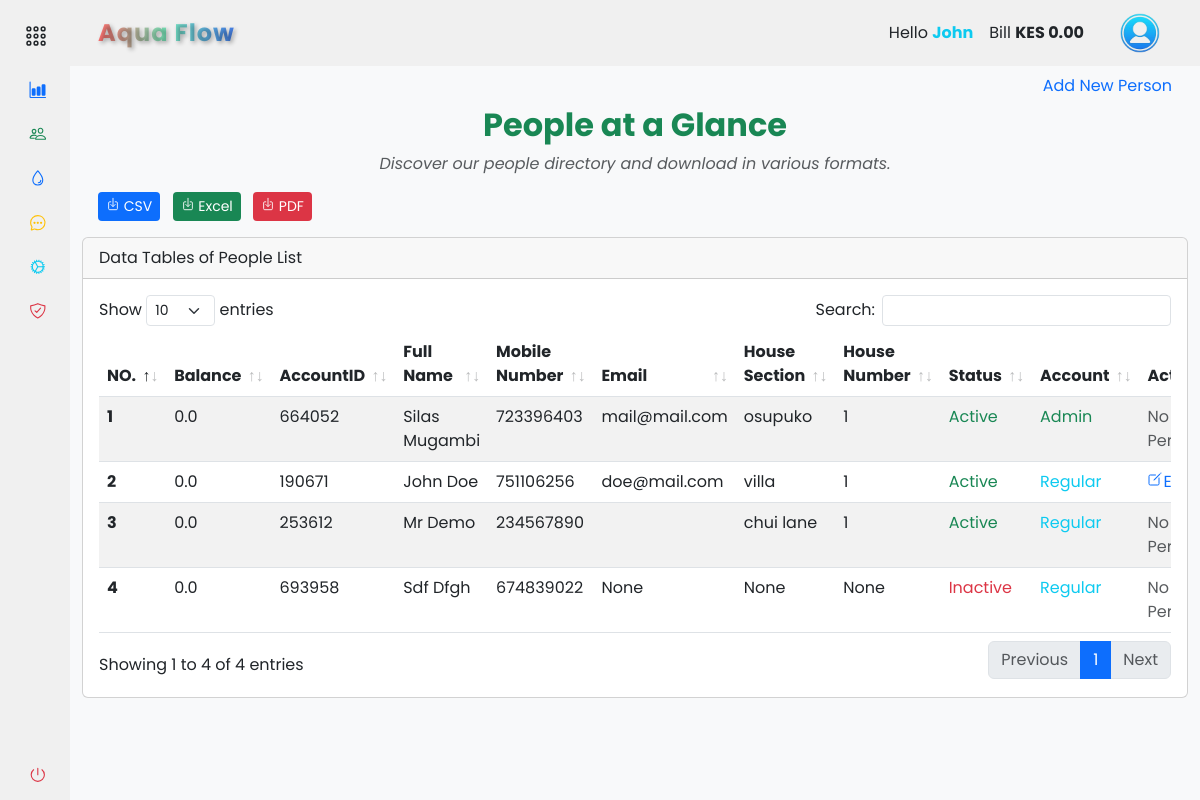
Page /accounts/people/people_list (signed in) on the earlier database version.
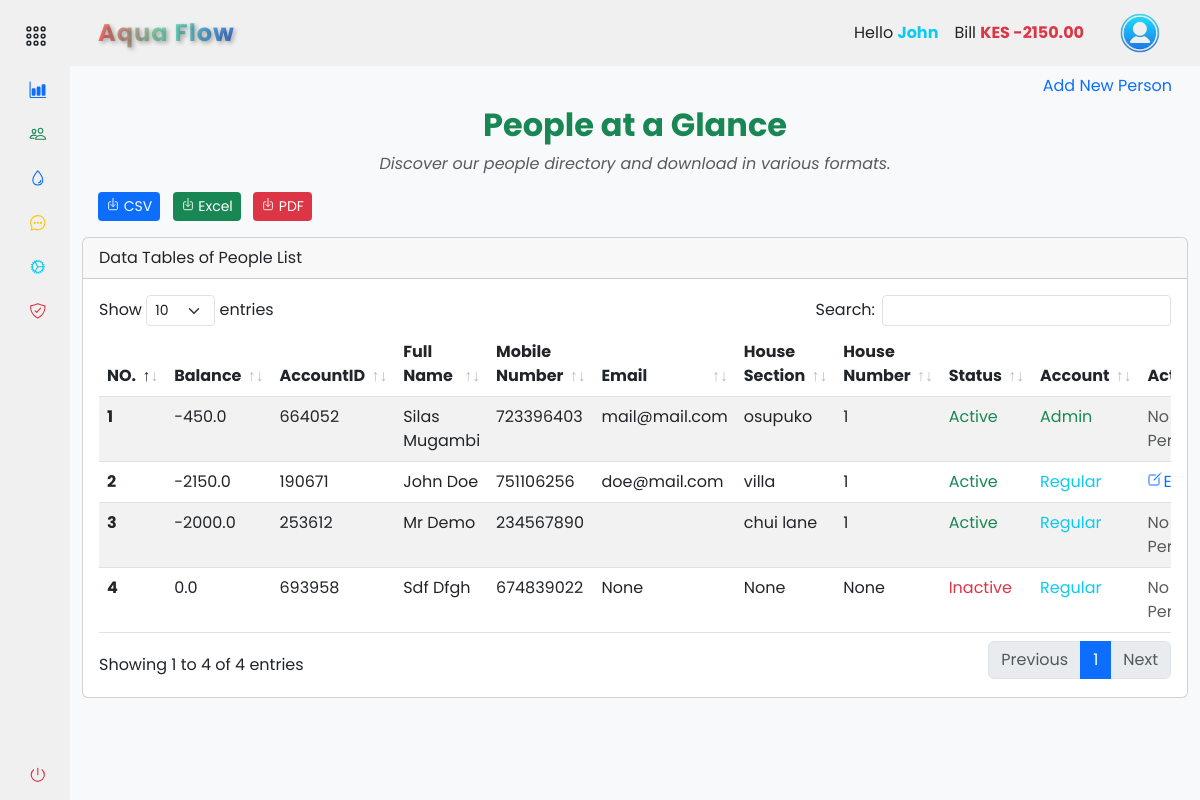
Same page on the later database version.
### app/backend/models/user.py (models this page shows, shortened)
class User(db.Model, UserMixin):
    id = db.Column(db.Integer, primary_key=True)
    mobile_number = db.Column(db.String(20), unique=True, nullable=False)
    password_hash = db.Column(db.String(128), nullable=False)
    first_name = db.Column(db.String(50))
    last_name = db.Column(db.String(50))
    email = db.Column(db.String(120))
    house_section = db.Column(db.String(50))
    house_number = db.Column(db.String(20))
    profile_image = db.Column(db.String(255))
    is_active = db.Column(db.Boolean, default=True)
    is_admin = db.Column(db.Boolean, default=False)
    balance = db.Column(db.Float, default=0)
    unique_user_id = db.Column(db.String(6), unique=True, nullable=True)
    meter_readings = db.relationship('MeterReading', backref='user', lazy=True)
    payments = db.relationship('Payment', backref='user', lazy=True)

### app/backend/accounts/people/routes.py (the view)
@people_bp.route('/people_list', methods=['GET', 'POST'])
@login_required
def people_list():
    if current_user.is_authenticated:
        people_list = User.query.all()
        add_form = AddUserForm()
        house_sections = []
        settings = Settings.query.first()
        if settings:
            house_sections = [(section, section) for section in settings.house_sections.split(',')]
        return render_template('accounts/people_list.html', people_list=people_list, house_sections=house_sections, form=add_form, hide_footer=True)
    else:
        return redirect(url_for('auth.login'))

### app/backend/accounts/people/forms.py (shortened to what this page needs)
class AddUserForm(FlaskForm):
    first_name = StringField('First Name', validators=[DataRequired(), Length(max=50)])
    last_name = StringField('Last Name', validators=[DataRequired(), Length(max=50)])
    mobile_number = StringField('Mobile Number', validators=[DataRequired(), Length(min=10, max=20)])
    email = StringField('Email', validators=[Optional(), Length(max=50)])
    house_section = SelectField('House Section', validators=[DataRequired()], coerce=str)
    house_number = StringField('House Number', validators=[DataRequired(), Length(max=50)])
    password = PasswordField('Password', validators=[DataRequired(), Length(min=6), EqualTo('confirm_password', message='Passwords must match')])
    confirm_password = PasswordField('Confirm Password', validators=[DataRequired()])
    submit = SubmitField('Register')

### app/backend/accounts/accounts_context.py (called while the page is built)
def inject_now():
    return {'now': datetime.utcnow() + timedelta(hours=3)}

### app/assets/templates/accounts/people_list.html (shortened to what the changed rows need)
{% extends "base.html" %} {% block content %}
<section class="container-fluid">
  <div class="text-center">
    <h2 class="fw-bold text-success mb-2">People at a Glance</h2>
  </div>
  <div class="col-md-12">
    <div class="card mt-3 mb-3">
      <div class="card-body">
        <div class="table-responsive">
          <table class="table table-striped data-table" style="width: 100%">
            <thead>
              <tr>
                <th scope="col">NO.</th>
                <th scope="col">Balance</th>
                <th scope="col">AccountID</th>
                <th scope="col">Full Name</th>
                <th scope="col">Mobile Number</th>
                <th scope="col">Email</th>
                <th scope="col">House Section</th>
                <th scope="col">House Number</th>
                <th scope="col">Status</th>
                <th scope="col">Account</th>
                <th scope="col">Action</th>
              </tr>
            </thead>
            <tbody>
              {% for person in people_list %}
              <tr>
                <th scope="row">{{ person.id }}</th>
                <td>{{ person.balance }}</td>
                <td>{{ person.unique_user_id }}</td>
                <td>
                  {{ person.first_name.title() ~ " " ~ person.last_name.title()
                  }}
                </td>
                <td>{{ person.mobile_number }}</td>
                <td>{{ person.email }}</td>
                <td>{{ person.house_section }}</td>
                <td>{{ person.house_number }}</td>
                <td>
                  {% if person.is_active %}
                  <span class="text-success">Active</span>
                  {% else %}
                  <span class="text-danger">Inactive</span>
                  {% endif %}
                </td>
                <td>
                  {% if person.is_admin %}
                  <span class="text-success">Admin</span>
                  {% else %}
                  <span class="text-info">Regular</span>
                  {% endif %}
                </td>
                <td>
                  {% if current_user.is_admin or current_user.id == person.id %}
                  <a
                    href="{{ url_for('accounts.people.edit_user', user_id=person.id) }}"
                  >
                    <ion-icon name="create-outline"></ion-icon>Edit
                  </a>
                  {% else %}
                  <span class="text-muted">No Edit Permission</span>
                  {% endif %}
                </td>
              </tr>
              {% endfor %}
            </tbody>
          </table>
        </div>
      </div>
    </div>
  </div>
</section>
{% endblock %}

### app/assets/templates/components/navbar.html (shortened to what this page needs)
{% if not hide_navbar %}
<header
  id="navbar"
  class="navbar navbar-expand-lg sticky-sm-top {% if not current_user.is_authenticated %}bg-dark{% endif %}"
>
  <div class="container-fluid">
    <a
      class="navbar-brand text-center d-flex align-items-center fw-bold ms-3 {% if not current_user.is_authenticated %}text-light{% else %}gradient-text{% endif %}"
      href="#"
    >
      {% if company_name %}{{ company_name.title() }}{% else %}ApoGen{% endif %}
    </a>
    <div class="collapse navbar-collapse" id="navbarToggler">
      <div class="d-flex align-items-center ms-auto">
         {% if current_user.is_authenticated %}
        <ul class="navbar-nav me-3">
          <li class="nav-item">
            <a class="nav-link text-dark">
              Hello
              <span class="text-info fw-bold"
                >{{ current_user.first_name.title() }}</span
              >
            </a>
          </li>
          <li class="nav-item">
            <a class="nav-link text-dark">
              Bill
              <span
                class="fw-bold {% if current_user.balance > 0 %}text-success{% elif current_user.balance == 0 %}text-dark{% else %}text-danger{% endif %}"
                >KES {% if current_user.balance > 0 %}-{% endif %} {{
                "%0.2f"|format(current_user.balance) }}</span
              >
            </a>
          </li>
        </ul>
        <div class="btn-group">
          <button
            type="button"
            class="btn navbar-brand rounded-circle border-0"
            data-bs-toggle="dropdown"
            aria-expanded="false"
          >
            <img
              src="{{ url_for('static', filename='images/user.png') }}"
              alt="logo image"
              height="40px"
              width="40px"
            />
          </button>
        </div>
        {% endif %}
      </div>
    </div>
  </div>
</header>
{% endif %}

Differences in the rows shown:
changed User "John Doe": balance "0.00" → "-2150.00"; balance "0.0" → "-2150.0"
changed User "Silas Mugambi": balance "0.0" → "-450.0"
changed User "Mr Demo": balance "0.0" → "-2000.0"
